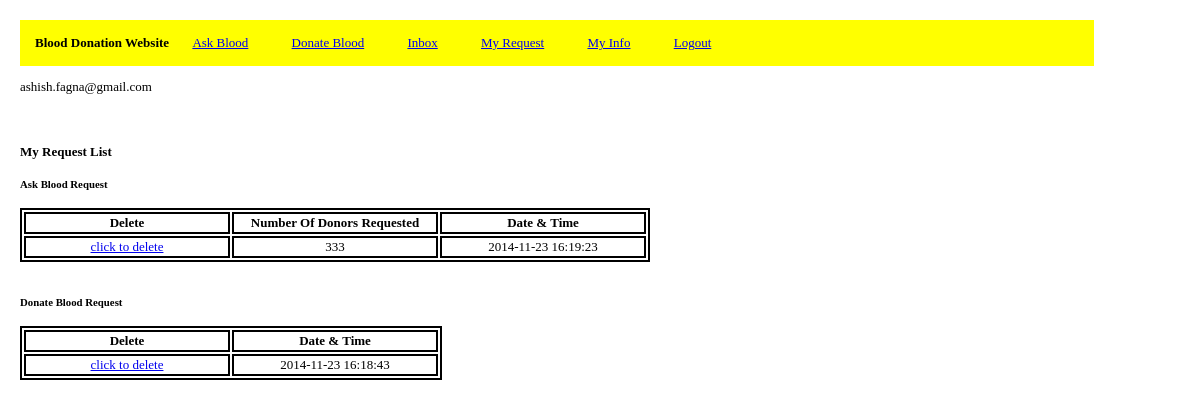
The app's page /myRequest.php (signed in), older data.
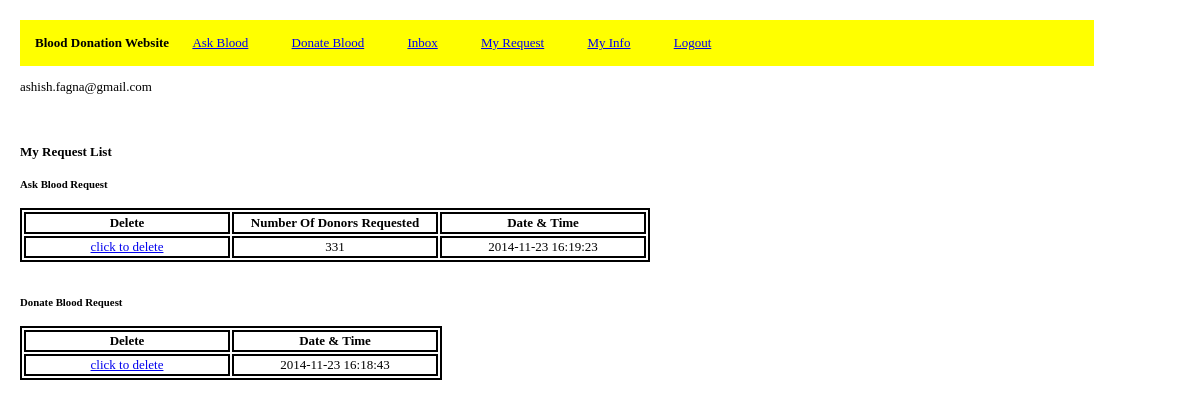
The same page, newer data.
### tables this page shows
CREATE TABLE IF NOT EXISTS `AskBlood_Request` (
  `requestID` int(11) NOT NULL AUTO_INCREMENT,
  `username` varchar(200) NOT NULL,
  `timestamp` timestamp NOT NULL DEFAULT CURRENT_TIMESTAMP,
  `numberOfDonorsRequired` int(11) NOT NULL,
  PRIMARY KEY (`requestID`)
);

### includes/functions.php (called while the page is built, shortened)
<?php
function loggedIn() {
	if (isset($_SESSION['loggedin']) && isset($_SESSION['username'])) {
		return true;
	}
	return false;
}
?>

### includes/config.php (called while the page is built, shortened)
<?php
$sFolder = '/bloodbank';
require_once($_SERVER['DOCUMENT_ROOT'] . $sFolder . '/includes/functions.php');
$sOutput="";
?>

### myRequest.php (the view, shortened to what this page needs)
<?php
require($_SERVER['DOCUMENT_ROOT'] . '/bloodbank/includes/config.php');
include 'menu.php';
$sOutput .= '<div id="index-body">';
if (loggedIn()) {
	$sOutput .= '
		' . $_SESSION['username'] .' <br /><br /><br />';
			$sOutput .= "<h4>My Request List</h4>";
			$sql = "SELECT * FROM AskBlood_Request WHERE username = '" . $_SESSION['username'] . "' LIMIT 1";
			$query = mysql_query($sql) or trigger_error("Query Failed: " . mysql_error());
			$response="<h5>Ask Blood Request </h5>";
				if (mysql_num_rows($query) == 1) {
					$row = mysql_fetch_assoc($query);
					$response .= "<table>";
					$response .=  "<tr><th>Delete</th><th>Number Of Donors Requested </th>"."<th> Date & Time </th>"."</tr>";
					$str="delete_record.php?username=".$_SESSION['username']."&user_or_request=request&requestType=ask";
					$response .=  "<tr>"."<td><a href='$str'"." onclick=\"return confirm('Are you sure you want to delete this item?');\">"."click to delete</a></td>"."<td>".$row['numberOfDonorsRequired']."</td><td>".$row['timestamp']."</td></tr>";
					$response .=  "</table>";
				}elseif (mysql_num_rows($query) == 0) {
					$response .=  "No 'Ask Blood' Request Found !";
				}
				$response .="<br/>";
			$sql = "SELECT * FROM DonateBlood_Request WHERE username = '" . $_SESSION['username'] . "' LIMIT 1";
			$query = mysql_query($sql) or trigger_error("Query Failed: " . mysql_error());
			$response .="<h5>Donate Blood Request </h5>";
				if (mysql_num_rows($query) == 1) {
					$row = mysql_fetch_assoc($query);
					$response .= "<table>";
					$response .=  "<tr>"."<th>Delete</th><th> Date & Time </th>"."</tr>";
					$str="delete_record.php?username=".$_SESSION['username']."&user_or_request=request&requestType=donate";
					$response .=  "<tr>"."<td><a href='$str'"." onclick=\"return confirm('Are you sure you want to delete this item?');\">"."click to delete</a></td>"."<td>".$row['timestamp']."</td></tr>";
					$response .=  "</table>";
				}elseif (mysql_num_rows($query) == 0) {
					$response .=  "No 'Donate Blood' Request Found !";
				}
				$sOutput .=$response;
}else {
	$sOutput .= '<h2>Welcome to Blood Donation Website</h2><br />
		<h4>Would you like to <a href="login.php">login</a>?</h4>
		<h4>Create a new <a href="register.php">account</a>?</h4>';
}
$sOutput .= '</div>';
echo $sOutput;
?>

Row changes from the older to the newer data that the page shows:
changed askblood_request: numberOfDonorsRequired "333" → "331"
